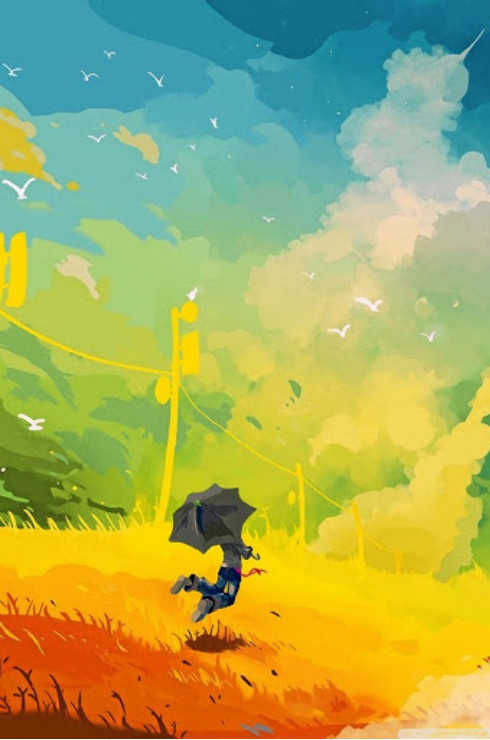
#> input picture assets/HipsterDogs/1 Back/1 Back1.png, 490 x 740 px; its folder holds 3 pictures in this run
$ python startup.py
#> lines starting #> are read from the running program, lines starting #| are printed output that depends on the picture
### src/CollectionPartLoader.py
import os

from CollectionPart import CollectionPart
from CollectionSpecies import CollectionSpecies


class CollectionPartLoader:

    def __init__(self):
        pass

    @staticmethod
    def load(resource_directory: str):
        """
        加载目录
        :param resource_directory:
        :return:
        """
#> called with resource_directory = 'assets/HipsterDogs'
        category_list = os.listdir(resource_directory)
        category_list.sort()

        parts: [CollectionPart] = []

        for cate_cat in category_list:
            species_: [CollectionSpecies] = []

            # 获取部件的种类
            species_list = os.listdir(resource_directory + os.path.sep + cate_cat)
            species_list.sort()
            for species in species_list:
                cs_ = CollectionSpecies(species, resource_directory + os.path.sep + cate_cat + os.path.sep + species)
                species_.append(cs_)

            # 新增part
            p = CollectionPart(cate_cat, species_)
            parts.append(p)
#> pass 2 of the loop in load, `for cate_cat in category_list:`:
        return parts

### src/CollectionGenerator.py
import json
import os
import random

from PIL import Image

from CollectionPart import CollectionPart


class CollectionGenerator:
    """
    数字藏品生成器
    """
    _name: str = None
    _limit = None
    _size: tuple = (1240, 1754)
    _parts: [CollectionPart] = []
    _collections = []

    def __init__(self, name: str, size: tuple, parts: [CollectionPart], limit=None):
        """
        构造函数
        :param name: 藏品名
        :param size: 藏品图片的大小
        :param parts: 藏品的部件列表
        :param limit: 藏品的数量，如果为None表示生成全局的排列组合
        """
        self._name = name
        self._size = size
        self._parts = parts
        self._limit = limit
        self._prepare()

    def _prepare(self):
        """
        初始化藏品列表
        :return:
        """
        full_collection_list = self._prepare_gen_full_collection_list()
        self._prepare_collection_list(full_collection_list)

    def _prepare_gen_full_collection_list(self):
        """
        预生成排列组合列表
        :return:
        """
        container = [j for j in self._collections]
        for cp in self._parts:
            # 获取部件种类的个数
            new_collections = []
            for s_tmp in cp.get_species_list():
                if len(container) != 0:
                    for n in container:
                        new_n = [k for k in n]
                        new_n.append(s_tmp)
                        new_collections.append(new_n)
                else:
                    new_collections.append([s_tmp])
            container = new_collections
        return container

    def _prepare_collection_list(self, container: list):
        """
        做初步筛选和生成清单信息
        :param container: 全序列的藏品列表
        :return:
        """
        if len(container) <= self._limit:
            self._collections = container
        else:
            random.shuffle(container)
            self._collections = container[:self._limit]

    def _prepare_collection_list_manifest_info(self, output_directory):
        """
        生成数字藏品清单信息
        :param output_directory: 输出目录
        :return:
        """
#> called with output_directory = 'output'
        output_directory_app = output_directory + os.sep + self._name
        if not os.path.exists(output_directory_app):
            os.makedirs(output_directory_app)

        collection_info = []
        for i in range(len(self._collections)):
            c = self._collections[i]
            collection_info.append({
                'index': i,
                'file_name': str(i) + '.png',
                'file_path': output_directory_app + os.sep + str(i) + '.png',
                'parts': [
                    k.get_file_path() for k in c
                ]
            })

        with open(output_directory_app + os.sep + 'manifest.json', 'w+') as f:
            f.write(json.dumps(collection_info, indent=2))
        return collection_info

    def generate(self, output_directory):
        """
        生成藏品到指定的目录
        :param output_directory: 输出目录
        :return:
        """
        collection_info = self._prepare_collection_list_manifest_info(output_directory)
        for i in range(len(collection_info)):
            c = collection_info[i]
            final = Image.new('RGBA', self._size)
#> final: PIL image 490x740 RGBA; every value is 0
            for species_file_path in c['parts']:
                layer = Image.open(species_file_path).convert('RGBA')
#> layer is the input picture: PIL image 490x740 RGBA; mean R, G, B, A 168.5, 173.7, 91.1, 254.7
                final = Image.alpha_composite(final, layer)
            final = final.convert('RGB')
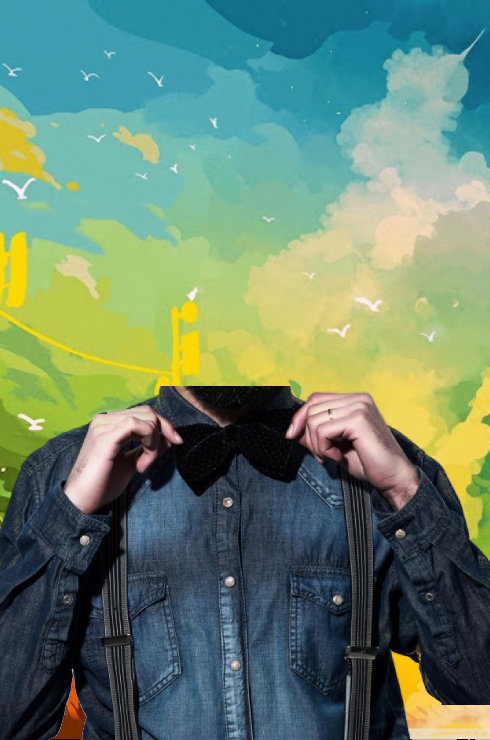
#> final: PIL image 490x740 RGB; mean R, G, B 104.2, 131.7, 110.2
            final.save(c['file_path'])
#> pass 2 of the loop in generate, `for i in range(len(collection_info)):`:
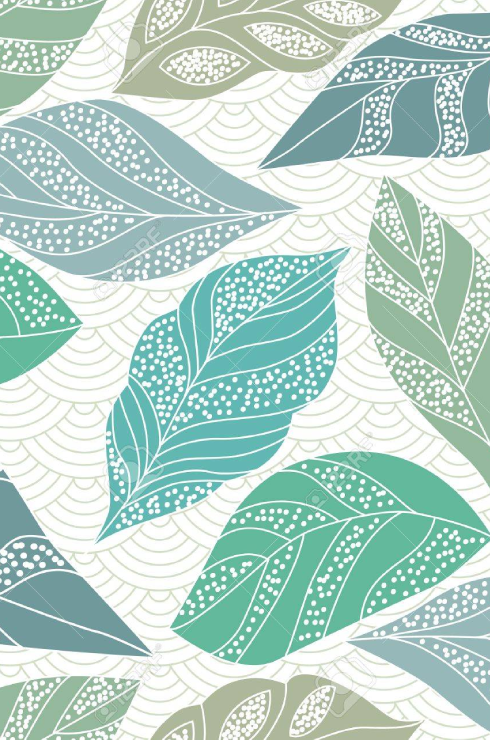
#> input picture assets/HipsterDogs/1 Back/1 Back2.png, 490 x 740 px
#> in generate, `final = final.convert('RGB')`:
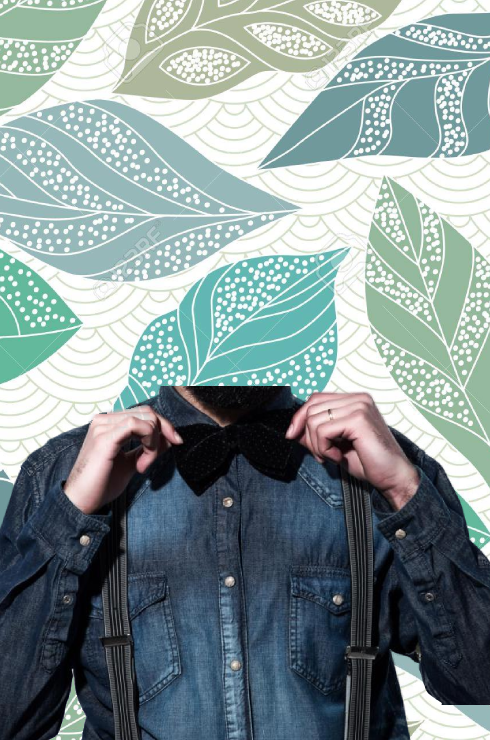
#> final: PIL image 490x740 RGB; mean R, G, B 131.9, 148.9, 149.9
#> pass 3 of the loop in generate, `for i in range(len(collection_info)):`:
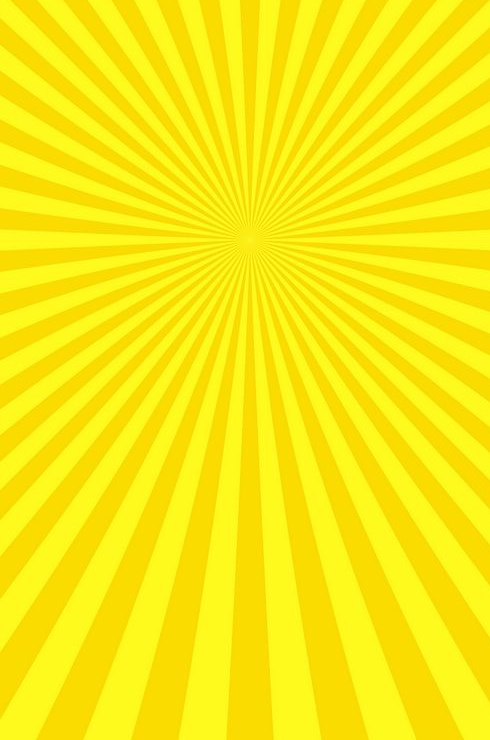
#> input picture assets/HipsterDogs/1 Back/1 Back3.png, 490 x 740 px
#> in generate, `final = final.convert('RGB')`:
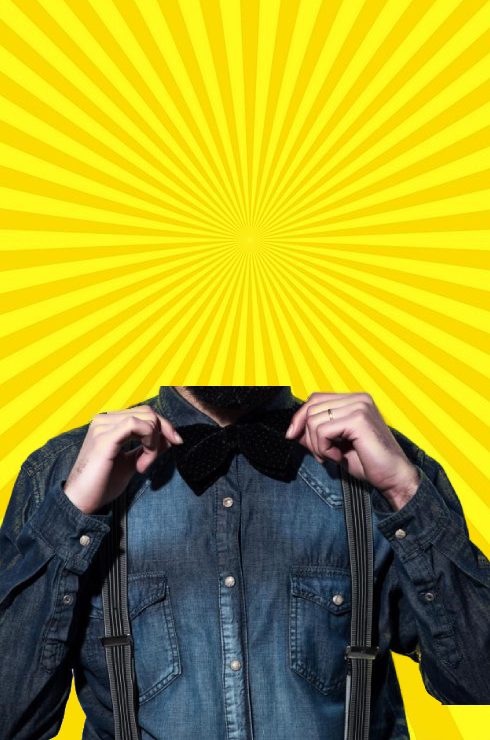
#> final: PIL image 490x740 RGB; mean R, G, B 168.9, 162.5, 39

### src/CollectionPart.py
from CollectionSpecies import CollectionSpecies


class CollectionPart:
    """
    数字藏品组件
    """
    _name = None
    _species_list: [CollectionSpecies] = []

    def __init__(self, name: str, species_list: [CollectionSpecies]):
        """
        构造函数
        :param name: 部件名
        :param species_list: 部件包含的不同风格组件列表
        """
        self._name = name
        self._species_list = species_list

    # [21 lines left out: functions get_name, get_kinds_count, get_species, not called in this run]

    def get_species_list(self):
        """
        获取包含的组件列表
        :return:
        """
        return self._species_list

### src/CollectionSpecies.py
class CollectionSpecies:
    """
    藏品组件的对应的图片
    """
    _name = None
    _file_path = None

    def __init__(self, name: str, file_path: str):
        """
        构造函数
        :param name: 组件名
        :param file_path: 组件的路径
        """
        self._name = name
        self._file_path = file_path

    # [6 lines left out: function get_name, not called in this run]

    def get_file_path(self):
        """
        组件的路径
        :return:
        """
        return self._file_path

### startup.py
from src import CollectionGenerator
from src import CollectionPartLoader
import time


def start_gen(collection_name: str, resource_directory: str, output_directory: str, collection_size: tuple, limit=None):
    """
    执行生成步骤
    :param collection_name: 数字藏品名
    :param resource_directory: 原始资源目录
    :param output_directory: 输出目录
    :param collection_size: 数字藏品的分辨率
    :param limit: 生成的数量
    :return:
    """
    # 加载组件
    parts = CollectionPartLoader.load(resource_directory)
    # 初始化数字藏品生成器
    collection_generator = CollectionGenerator(collection_name, collection_size, parts, limit)
    # 生成并输出到对应的目录
    collection_generator.generate(output_directory)


if __name__ == '__main__':
    start_time = time.time()
    start_gen('HipsterDogs', 'assets/HipsterDogs', 'output', collection_size=(490, 740), limit=100)
    end_time = time.time()
    print("cost time", end_time - start_time)
